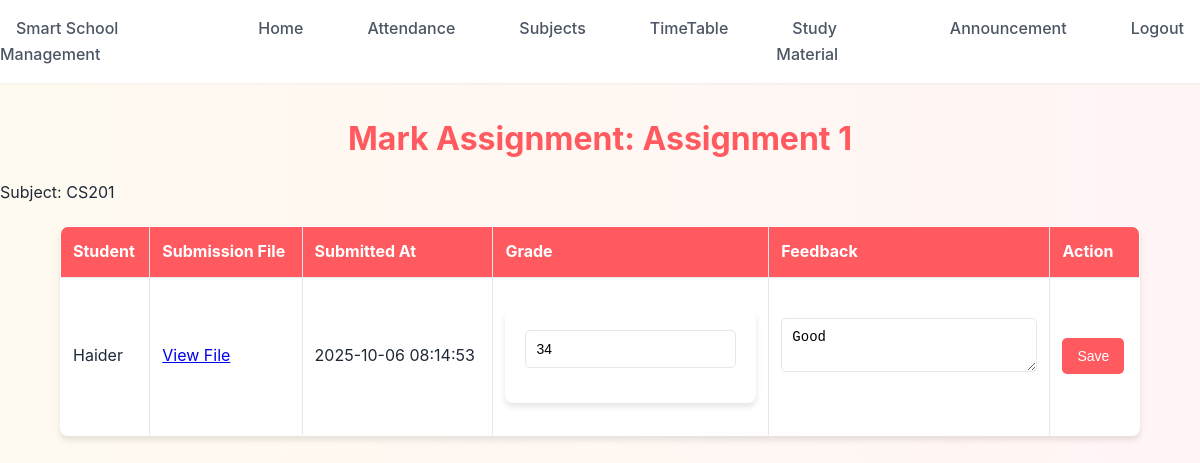
/teacher/mark_assignment.php?assignment_id=1 (signed in), run on the app's committed database.
### tables this page shows
CREATE TABLE `assignments` (
  `assignment_id` int(11) NOT NULL,
  `class_id` int(11) NOT NULL,
  `subject_id` int(11) NOT NULL,
  `title` varchar(255) NOT NULL,
  `description` text DEFAULT NULL,
  `due_date` date NOT NULL,
  `file_path` varchar(255) DEFAULT NULL,
  `created_by` int(11) NOT NULL,
  `created_at` timestamp NOT NULL DEFAULT current_timestamp()
);

CREATE TABLE `subjects` (
  `subject_id` int(11) NOT NULL,
  `subject_name` varchar(100) NOT NULL,
  `class_id` int(11) NOT NULL,
  `teacher_id` int(11) DEFAULT NULL
);

CREATE TABLE `assignment_submissions` (
  `submission_id` int(11) NOT NULL,
  `assignment_id` int(11) NOT NULL,
  `student_id` int(11) NOT NULL,
  `file_path` varchar(255) NOT NULL,
  `submitted_at` timestamp NOT NULL DEFAULT current_timestamp(),
  `grade` varchar(10) DEFAULT NULL,
  `feedback` text DEFAULT NULL
);

CREATE TABLE `students` (
  `student_id` int(11) NOT NULL,
  `username` varchar(50) NOT NULL,
  `password` varchar(255) NOT NULL,
  `email` varchar(100) NOT NULL,
  `first_name` varchar(50) NOT NULL,
  `last_name` varchar(50) NOT NULL,
  `roll_number` varchar(20) NOT NULL,
  `class_id` int(11) DEFAULT NULL,
  `date_of_birth` date DEFAULT NULL,
  `phone_number` varchar(15) DEFAULT NULL,
  `created_at` timestamp NOT NULL DEFAULT current_timestamp(),
  `updated_at` timestamp NOT NULL DEFAULT current_timestamp() ON UPDATE current_timestamp()
);

### teacher/mark_assignment.php (the view, shortened to what this page needs)
<?php
include('../config.php');
$assignment_id = intval($_GET['assignment_id']);
$assignment_query = "
    SELECT a.title, s.subject_name
    FROM assignments a
    LEFT JOIN subjects s ON a.subject_id = s.subject_id
    WHERE a.assignment_id = ?
";
$stmt = mysqli_prepare($conn, $assignment_query);
mysqli_stmt_bind_param($stmt, "i", $assignment_id);
mysqli_stmt_execute($stmt);
$assignment = mysqli_stmt_get_result($stmt)->fetch_assoc();
$submissions_sql = "
    SELECT asub.submission_id, asub.file_path, asub.submitted_at,
           asub.grade, asub.feedback,
           stu.student_id, stu.first_name AS student_name
    FROM assignment_submissions asub
    LEFT JOIN students stu ON asub.student_id = stu.student_id
    WHERE asub.assignment_id = ?
    ORDER BY asub.submitted_at DESC
";
$stmt_sub = mysqli_prepare($conn, $submissions_sql);
mysqli_stmt_bind_param($stmt_sub, "i", $assignment_id);
mysqli_stmt_execute($stmt_sub);
$submissions = mysqli_stmt_get_result($stmt_sub);
?>
<!DOCTYPE html>
<html>
<head>
    <link rel="stylesheet" href="../CSS/style.css">
</head>
<body>
<?php include('navbar.php'); ?>
<h2>Mark Assignment: <?php echo htmlspecialchars($assignment['title']); ?></h2>
<p>Subject: <?php echo htmlspecialchars($assignment['subject_name']); ?></p>
<?php if ($submissions->num_rows > 0): ?>
<table border="1" cellpadding="8">
    <tr>
        <th>Student</th>
        <th>Submission File</th>
        <th>Submitted At</th>
        <th>Grade</th>
        <th>Feedback</th>
        <th>Action</th>
    </tr>
    <?php while ($row = $submissions->fetch_assoc()): ?>
    <tr>
        <td><?php echo htmlspecialchars($row['student_name']); ?></td>
        <td>
            <?php if (!empty($row['file_path'])): ?>
                <a href="../<?php echo htmlspecialchars($row['file_path']); ?>" target="_blank">View File</a>
            <?php else: ?>
                N/A
            <?php endif; ?>
        </td>
        <td><?php echo $row['submitted_at']; ?></td>
        <td>
            <form method="post">
                <input type="text" name="grade" value="<?php echo htmlspecialchars($row['grade']); ?>" required>
        </td>
        <td>
                <textarea name="feedback" rows="2" cols="25"><?php echo htmlspecialchars($row['feedback']); ?></textarea>
        </td>
        <td>
                <button type="submit">Save</button>
        </td>
    </tr>
    <?php endwhile; ?>
</table>
<?php else: ?>
<p>No submissions found for this assignment.</p>
<?php endif; ?>
</body>
</html>

### CSS/style.css (style rules this page uses)
:root { --primary-color: #ff5a5f; --primary-hover: #e14d52; --secondary-color: #ffcc00; --secondary-hover: #e6b800; --text-primary: #1f2937; --text-secondary: #4b5563; --bg-primary: #ffffff; --bg-secondary: #fdf2f2; --border-color: #e5e7eb; --shadow-sm: 0 1px 2px rgba(0, 0, 0, 0.05); --shadow-md: 0 4px 6px rgba(0, 0, 0, 0.1); --shadow-lg: 0 10px 15px rgba(0, 0, 0, 0.15); }
* { margin: 0; padding: 0; box-sizing: border-box; }
body { font-family: 'Inter', sans-serif; background: linear-gradient(to right, #fffaf0, #fff5f5); color: var(--text-primary); line-height: 1.6; }
h1, h2, h3, h4, h5, h6 { margin-top: 30px; font-weight: 700; text-align: center; margin-bottom: 1rem; color: var(--primary-color); }
h2 { font-size: 2rem; }
form { max-width: 500px; margin: 20px auto; padding: 20px; background: var(--bg-primary); border-radius: 8px; box-shadow: var(--shadow-md); }
input, select, textarea { width: 100%; padding: 10px; border: 1px solid var(--border-color); border-radius: 5px; margin-bottom: 15px; font-size: 14px; }
input[type="submit"], button { background: var(--primary-color); color: white; border: none; padding: 10px 15px; font-size: 14px; cursor: pointer; border-radius: 5px; transition: all 0.3s ease; }
table { width: 90%; margin: 20px auto; border-collapse: collapse; background: var(--bg-primary); box-shadow: var(--shadow-md); border-radius: 8px; overflow: hidden; }
th, td { padding: 12px; border: 1px solid var(--border-color); text-align: left; }
th { background: var(--primary-color); color: white; }

### data on the page
assignments: title "Assignment 1", subject.subject_name "CS201"
assignment_submissions: student.first_name "Haider", submitted_at "2025-10-06 08:14:53", grade "34", feedback "Good"
